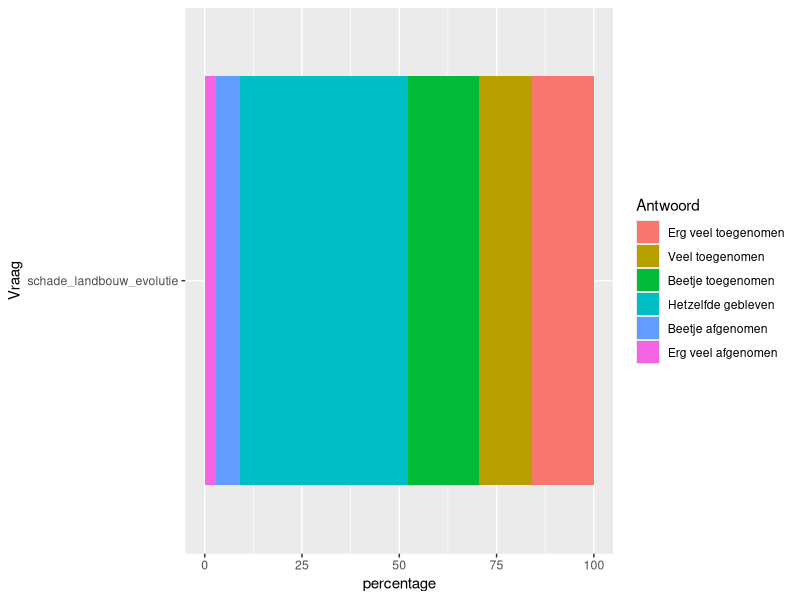

Here is the R script that generated this plot:
## ---- chunk 1
library(tidyverse)
library(ggplot2)
## ---- chunk 2
Data_inschatting <- read.csv("./dashboard/input/maatschappelijke_draagkracht/Data_inschatting.csv")
## ---- chunk 3
landbouw_inschatting <- Data_inschatting %>%
  filter(Vraag == "schade_landbouw_evolutie")


landbouw_inschatting$Antwoord <- factor(landbouw_inschatting$Antwoord , 
                                    levels = c('Erg veel toegenomen','Veel toegenomen',
                                               'Beetje toegenomen', 'Hetzelfde gebleven',
                                               'Beetje afgenomen', 'Veel afgenomen',
                                               'Erg veel afgenomen'))

plot_inschatting_landbouw <- ggplot(data = landbouw_inschatting[order(landbouw_inschatting$Score), ],
                           aes(x = percentage,
                               y = Vraag,
                               fill = Antwoord)) +
  geom_bar(stat = "identity", 
           position = "stack")

plot_inschatting_landbouw

